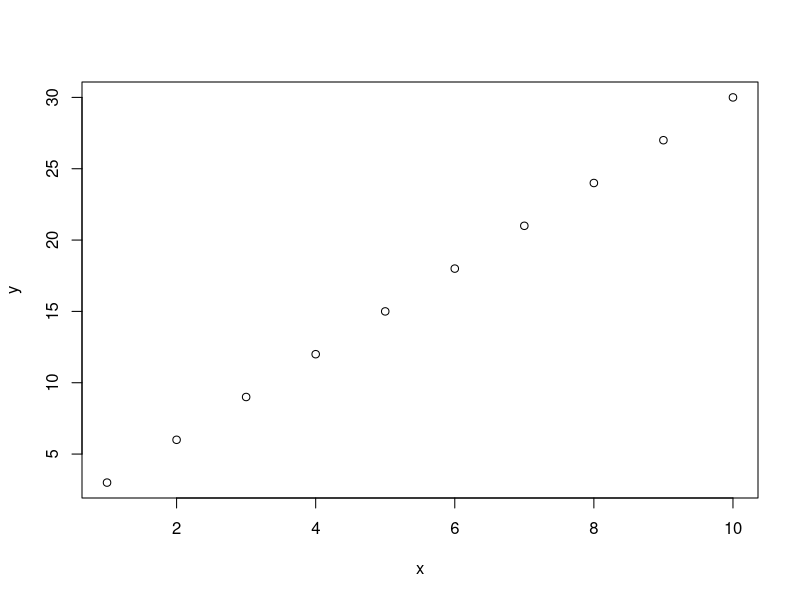

Write the R code that produced this figure.
# Calculator with functions
2 + 2
sqrt(10)
log(10)

# Objects in workspace
x <- 2
10 * x
ls()
rm(x)
rm(list=ls())

# Plots
x <- 1:10
y <- 3 * x
plot(x, y)
y <- 100 * x
